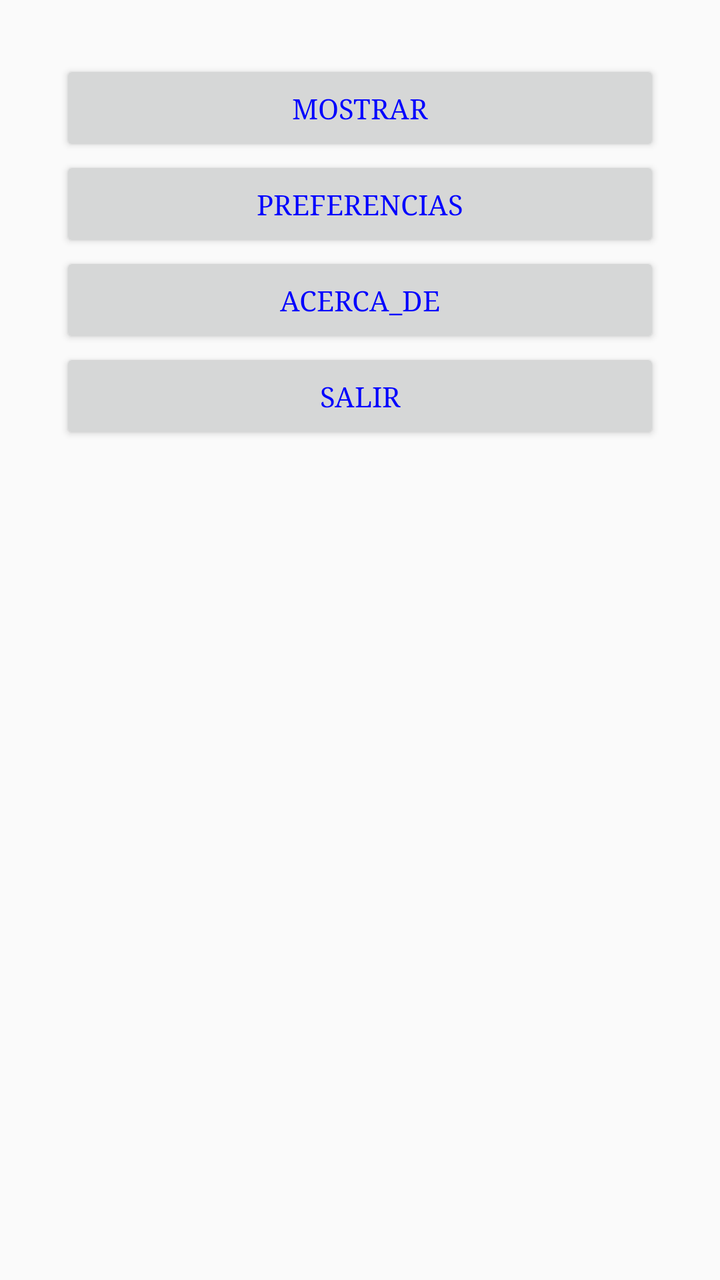
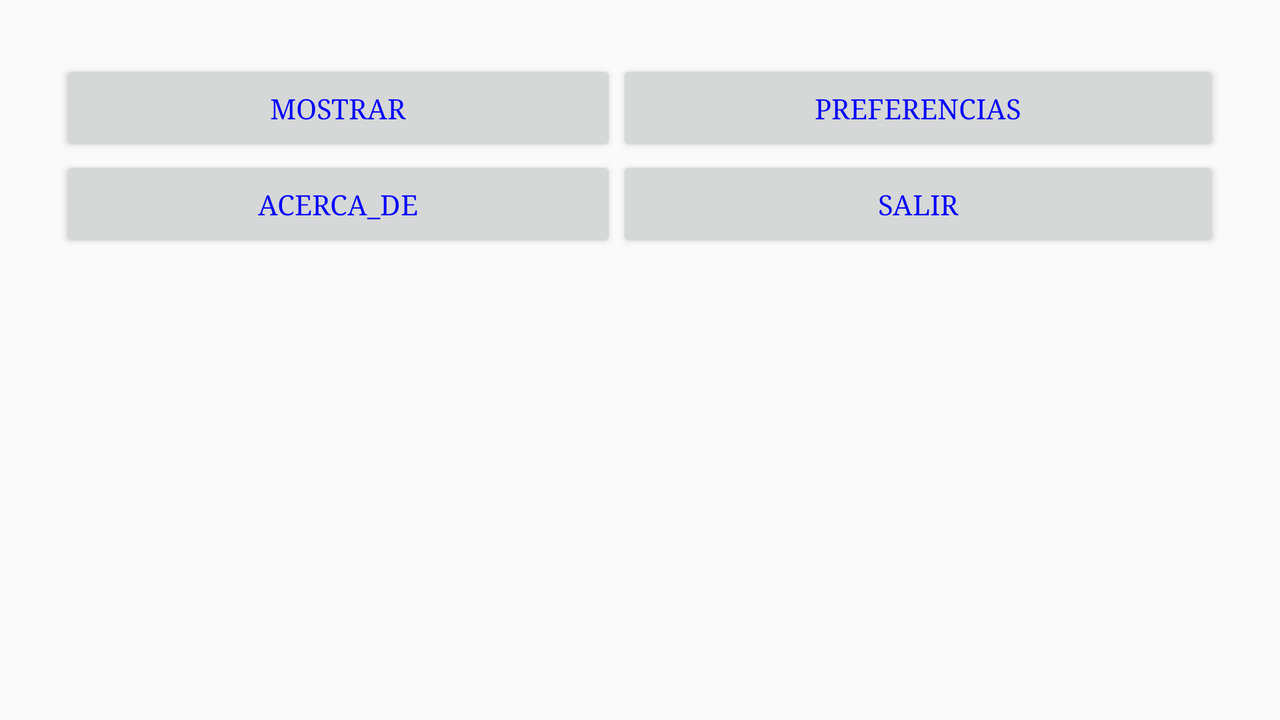

An Android layout and its configuration variant, each rendered on a device that would load it. The default file and the variant file are quoted in full after the pictures.
<!-- AndroidManifest.xml: application theme AppTheme -->
<!-- res/layout/content_scrolling.xml -->
<?xml version="1.0" encoding="utf-8"?>
<android.support.v4.widget.NestedScrollView xmlns:android="http://schemas.android.com/apk/res/android"
    xmlns:app="http://schemas.android.com/apk/res-auto"
    xmlns:tools="http://schemas.android.com/tools"
    android:layout_width="match_parent"
    android:layout_height="match_parent"
    app:layout_behavior="@string/appbar_scrolling_view_behavior"
    tools:context="com.example.dam201.mislugaresadrianapp.presentacion.MainActivity"
    tools:showIn="@layout/activity_main">

    <LinearLayout android:layout_width="match_parent" android:layout_height="match_parent" android:gravity="center"
        android:orientation="vertical" android:padding="30dp">

        <Button
            android:id="@+id/bMostrar"
            android:layout_width="match_parent"
            android:layout_height="wrap_content"
            android:onClick="actividadListaLugares"
            android:text="@string/accion_mostrar" />

        <Button
            android:id="@+id/bPreferencias"
            android:layout_width="match_parent"
            android:layout_height="wrap_content"
            android:onClick="actividadPreferencias"
            android:text="@string/accion_preferencias" />

        <Button
            android:id="@+id/bAcercaDe"
            android:layout_width="match_parent"
            android:layout_height="wrap_content"
            android:onClick="actividadAcercaDe"
            android:text="@string/accion_acerca_de" />

        <Button
            android:id="@+id/bSalir"
            android:layout_width="match_parent"
            android:layout_height="wrap_content"
            android:onClick="pararAplicacion"
            android:text="@string/accion_salir" />
    </LinearLayout>

</android.support.v4.widget.NestedScrollView>
<!-- res/layout/activity_main.xml (included above) -->
<?xml version="1.0" encoding="utf-8"?>
<android.support.design.widget.CoordinatorLayout xmlns:android="http://schemas.android.com/apk/res/android"
    xmlns:app="http://schemas.android.com/apk/res-auto"
    xmlns:tools="http://schemas.android.com/tools"
    android:layout_width="match_parent"
    android:layout_height="match_parent"
    android:fitsSystemWindows="true"
    tools:context="com.example.dam201.mislugaresadrianapp.presentacion.MainActivity">

    <android.support.design.widget.AppBarLayout
        android:id="@+id/app_bar"
        android:layout_width="match_parent"
        android:layout_height="@dimen/app_bar_height"
        android:fitsSystemWindows="true"
        android:theme="@style/AppTheme.AppBarOverlay">

        <android.support.design.widget.CollapsingToolbarLayout
            android:id="@+id/toolbar_layout"
            android:layout_width="match_parent"
            android:layout_height="match_parent"
            android:fitsSystemWindows="true"
            app:contentScrim="?attr/colorPrimary"
            app:layout_scrollFlags="scroll|exitUntilCollapsed"
            app:toolbarId="@+id/toolbar">

            <android.support.v7.widget.Toolbar
                android:id="@+id/toolbar"
                android:layout_width="match_parent"
                android:layout_height="?attr/actionBarSize"
                app:layout_collapseMode="pin"
                app:popupTheme="@style/AppTheme.PopupOverlay" />

        </android.support.design.widget.CollapsingToolbarLayout>
    </android.support.design.widget.AppBarLayout>

    <include layout="@layout/content_scrolling" />

    <android.support.design.widget.FloatingActionButton
        android:id="@+id/fab"
        android:layout_width="wrap_content"
        android:layout_height="wrap_content"
        android:layout_margin="@dimen/fab_margin"
        app:layout_anchor="@id/app_bar"
        app:layout_anchorGravity="bottom|end"
        app:srcCompat="@android:drawable/ic_dialog_email" />

</android.support.design.widget.CoordinatorLayout>
<!-- resources referenced by this layout -->
<resources>
  <string name="accion_acerca_de">acerca_de</string>
  <string name="accion_mostrar">mostrar</string>
  <string name="accion_preferencias">preferencias</string>
  <string name="accion_salir">salir</string>
  <style name="AppTheme.AppBarOverlay" parent="ThemeOverlay.AppCompat.Dark.ActionBar" />
  <style name="AppTheme.PopupOverlay" parent="ThemeOverlay.AppCompat.Light" />
  <style name="AppTheme" parent="Theme.AppCompat.Light.DarkActionBar">
          
          <item name="android:typeface">serif</item> <item name="android:textColor">#0000FF</item>
          <item name="colorPrimary">@color/colorPrimary</item>
          <item name="colorPrimaryDark">@color/colorPrimaryDark</item>
          <item name="colorAccent">@color/colorAccent</item>
      </style>
</resources>
<!-- res/layout-land/content_scrolling.xml (the repository's variant of the layout above) -->
<!-- drawn on the phone turned sideways -->
<?xml version="1.0" encoding="utf-8"?>
<android.support.v4.widget.NestedScrollView
    xmlns:android="http://schemas.android.com/apk/res/android"
    xmlns:app="http://schemas.android.com/apk/res-auto"
    xmlns:tools="http://schemas.android.com/tools"
    android:layout_width="match_parent"
    android:layout_height="match_parent"
    android:gravity="center"
    android:padding="30dp"
    app:layout_behavior="@string/appbar_scrolling_view_behavior"
    tools:context="com.example.dam201.mislugaresadrianapp.presentacion.MainActivity"
    tools:showIn="@layout/activity_main">

    <TableLayout
        android:layout_width="match_parent"
        android:layout_height="wrap_content"
        android:gravity="center"
        android:stretchColumns="*">
        <TableRow>

            <Button
                android:id="@+id/bMostrar"
                android:layout_width="match_parent"
                android:layout_height="wrap_content"
                android:onClick="actividadListaLugares"
                android:text="@string/accion_mostrar" />

            <Button
                android:id="@+id/bPreferencias"
                android:layout_width="match_parent"
                android:layout_height="wrap_content"
                android:onClick="actividadPreferencias"
                android:text="@string/accion_preferencias" />
        </TableRow>
        <TableRow>

            <Button
                android:id="@+id/bAcercaDe"
                android:layout_width="match_parent"
                android:layout_height="wrap_content"
                android:onClick="actividadAcercaDe"
                android:text="@string/accion_acerca_de" />

            <Button
                android:id="@+id/bSalir"
                android:layout_width="match_parent"
                android:layout_height="wrap_content"
                android:onClick="pararAplicacion"
                android:text="@string/accion_salir" />
        </TableRow>
    </TableLayout>
</android.support.v4.widget.NestedScrollView>
<!-- res/layout/content_scrolling.xml (included above) -->
<?xml version="1.0" encoding="utf-8"?>
<android.support.v4.widget.NestedScrollView xmlns:android="http://schemas.android.com/apk/res/android"
    xmlns:app="http://schemas.android.com/apk/res-auto"
    xmlns:tools="http://schemas.android.com/tools"
    android:layout_width="match_parent"
    android:layout_height="match_parent"
    app:layout_behavior="@string/appbar_scrolling_view_behavior"
    tools:context="com.example.dam201.mislugaresadrianapp.presentacion.MainActivity"
    tools:showIn="@layout/activity_main">

    <LinearLayout android:layout_width="match_parent" android:layout_height="match_parent" android:gravity="center"
        android:orientation="vertical" android:padding="30dp">

        <Button
            android:id="@+id/bMostrar"
            android:layout_width="match_parent"
            android:layout_height="wrap_content"
            android:onClick="actividadListaLugares"
            android:text="@string/accion_mostrar" />

        <Button
            android:id="@+id/bPreferencias"
            android:layout_width="match_parent"
            android:layout_height="wrap_content"
            android:onClick="actividadPreferencias"
            android:text="@string/accion_preferencias" />

        <Button
            android:id="@+id/bAcercaDe"
            android:layout_width="match_parent"
            android:layout_height="wrap_content"
            android:onClick="actividadAcercaDe"
            android:text="@string/accion_acerca_de" />

        <Button
            android:id="@+id/bSalir"
            android:layout_width="match_parent"
            android:layout_height="wrap_content"
            android:onClick="pararAplicacion"
            android:text="@string/accion_salir" />
    </LinearLayout>

</android.support.v4.widget.NestedScrollView>
